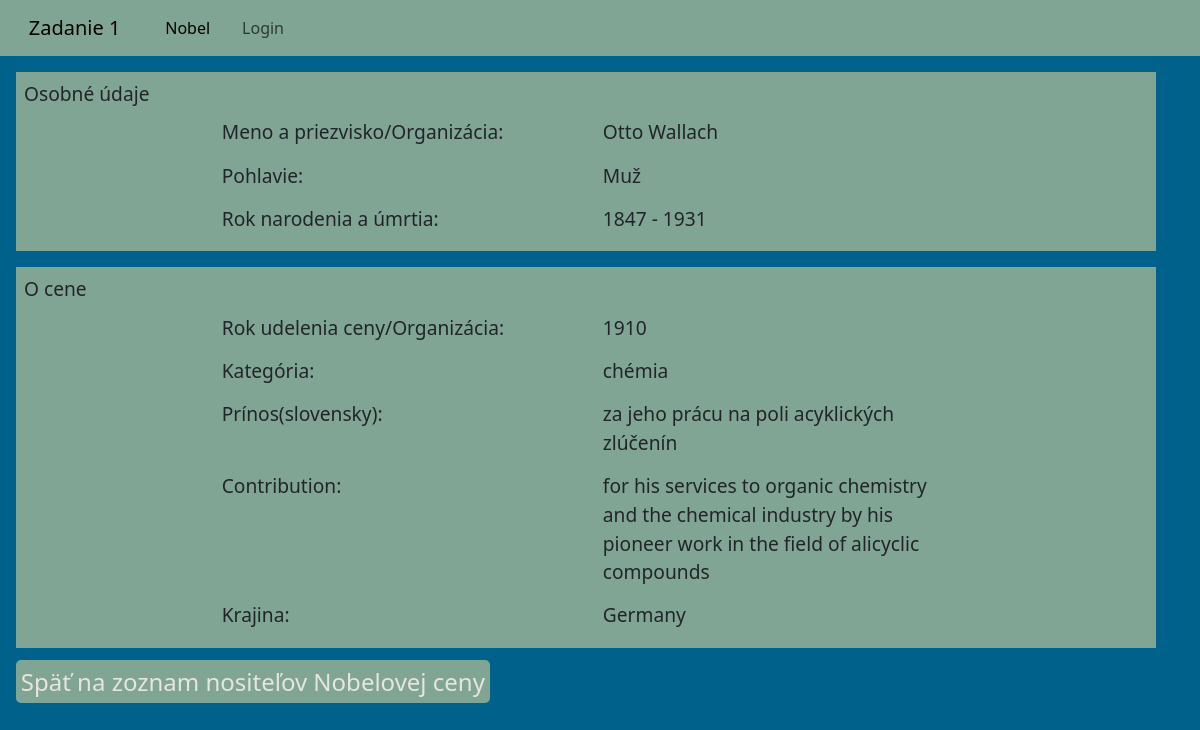
/detail_page.php?id=59, run on the app's committed database.
### tables this page shows
CREATE TABLE `prizes` (
  `id` int NOT NULL,
  `year` year NOT NULL,
  `contribution_sk` varchar(400) NOT NULL,
  `contribution_en` varchar(400) NOT NULL,
  `category_id` int NOT NULL,
  `country_id` int NOT NULL,
  `prize_detail_id` int NOT NULL,
  `receiver_id` int NOT NULL
);

CREATE TABLE `receivers` (
  `id` int NOT NULL,
  `name` varchar(255) DEFAULT NULL,
  `surname` varchar(255) DEFAULT NULL,
  `organization` varchar(255) DEFAULT NULL,
  `sex` varchar(1) DEFAULT NULL,
  `birth` varchar(4) DEFAULT NULL,
  `death` varchar(4) DEFAULT NULL
);

CREATE TABLE `categories` (
  `id` int NOT NULL,
  `category` varchar(50) NOT NULL
);

CREATE TABLE `countries` (
  `id` int NOT NULL,
  `country` varchar(150) NOT NULL
);

### src/detail_page.php (the view, shortened to what this page needs)
<!DOCTYPE html>
<html lang="en">
<head>
    <?php include 'header.php'; ?>
</head>
<body>
    <?php
    $hostname = "mysql";
    $username = "user";
    $password = "user";
    $dbname = "nobel";
    $conn = new mysqli($hostname, $username, $password, $dbname);
    if (isset($_GET['id'])) {
        $id = $_GET['id'];
        $sql = "SELECT r.name, r.surname, r.organization, r.sex, r.birth, r.death, p.year, p.contribution_sk,
        p.contribution_en, pd.language_sk,pd.language_en,pd.genre_sk, pd.genre_en, ca.category, co.country
        FROM receivers r
        JOIN prizes p ON r.id = p.receiver_id
        JOIN prize_details pd ON p.prize_detail_id = pd.id
        JOIN categories ca ON p.category_id = ca.id
        JOIN countries co ON p.country_id = co.id
        WHERE r.id = $id";
        $result = $conn->query($sql);
        if ($result->num_rows > 0) {
            $row = $result->fetch_assoc();
            echo "  <div class='container'> Osobné údaje";
            echo "  <div class='row justify-content-center'>";
            echo "     <div class='col-6 col-md-4'>Meno a priezvisko/Organizácia:</div>";
            echo " <div class='col-6 col-md-4'> " . $row["name"] . ' ' . $row["surname"] . $row["organization"] . "</div>";
            echo " </div>";
            echo " <div class='row justify-content-center'>";
            echo "    <div class='col-6 col-md-4'>Pohlavie:</div>";
            if ($row["sex"] === 'M') {
                echo "<div class='col-6 col-md-4'>Muž</div>";
            } elseif ($row['sex'] === 'F') {
                echo "<div class='col-6 col-md-4'>Žena</div>";
                ;
            }
            echo "</div>";
            echo "<div class='row justify-content-center'>";
            echo " <div class='col-6 col-md-4'> Rok narodenia a úmrtia:";
            echo "</div>";
            echo "<div class='col-6 col-md-4'>" . $row["birth"] . ' - ' . $row["death"] . "</div>";
            echo " </div>";
            echo "</div>";
            echo "  <div class='container'> O cene";
            echo "  <div class='row justify-content-center'>";
            echo "  <div class='col-6 col-md-4'>Rok udelenia ceny/Organizácia:</div>";
            echo " <div class='col-6 col-md-4'> " . $row["year"] . "</div>";
            echo " </div>";
            echo " <div class='row justify-content-center'>";
            echo "<div class='col-6 col-md-4'>Kategória:</div>";
            echo "<div class='col-6 col-md-4'>" . $row["category"] . "</div>";
            echo "</div>";
            echo " <div class='row justify-content-center'>";
            echo "<div class='col-6 col-md-4'>Prínos(slovensky):</div>";
            echo "<div class='col-6 col-md-4'>" . $row["contribution_sk"] . "</div>";
            echo "</div>";
            echo " <div class='row justify-content-center'>";
            echo "<div class='col-6 col-md-4'>Contribution:</div>";
            echo "<div class='col-6 col-md-4'>" . $row["contribution_en"] . "</div>";
            echo "</div>";
            echo "<div class='row justify-content-center'>";
            echo " <div class='col-6 col-md-4'>Krajina:";
            echo "</div>";
            echo "<div class='col-6 col-md-4'>" . $row["country"] . "</div>";
            echo " </div>";
            echo "</div>";
        } else {
            echo "Nenájdené žiadne informácie.";
        }
    } else {
        echo "Chýba parameter ID v URL.";
    }
    ?>
    <a href="index.php">Späť na zoznam nositeľov Nobelovej ceny</a>
</body>
</html>

### src/header.php (style rules this page uses)
a { text-decoration: none; color: #E6E6DC; }
body { background-color: #00628B; }

### src/detail_page.php (style rules this page uses)
.container { padding: 0.5rem; background-color: #81A594; margin: 1rem; font-size: larger; }
.container div { margin: 0.3rem; }
a { font-size: x-large; background-color: #81A594; padding: 0.3rem; margin-left: 1rem; border-radius: 5px; }

### data on the page
prizes: receiver.name "Otto", receiver.surname "Wallach", receiver.birth "1847", receiver.death "1931", year "1910", category.category "chémia", contribution_sk "za jeho prácu na poli acyklických zlúčenín", contribution_en "for his services to organic chemistry and the chemical industry by his pioneer work in the field of alicyclic compounds", country.country "Germany"
